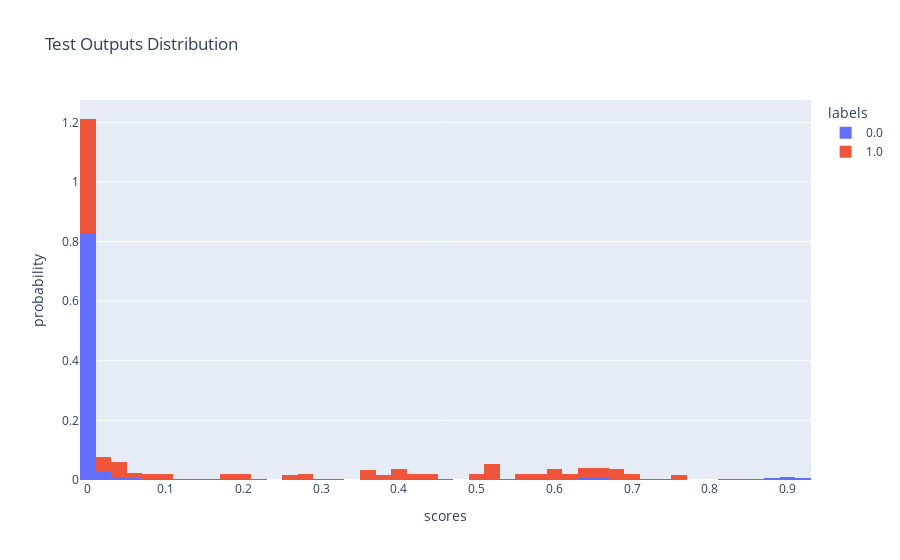

Notebook cell for this chart:
### Code cell
import plotly.express as px
df = pd.DataFrame(
    {
        "scores": test_probs_calibrated,
        "labels": test_labels
    }
)
px.histogram(df, x="scores", color="labels", barmode="stack", histnorm="probability", title="Test Outputs Distribution")

### Figure 1 — Plotly figure (JSON) as saved in the notebook; plotly's stock layout.template omitted (floating-point values rounded to 4 significant figures; data arrays with more than 128 entries replaced by an {"elided": "..."} marker saying what was removed)
{"data": [{"alignmentgroup": "True", "bingroup": "x", "histnorm": "probability", "hovertemplate": "labels=0.0<br>scores=%{x}<br>probability=%{y}<extra></extra>", "legendgroup": "0.0", "marker": {"color": "#636efa", "pattern": {"shape": ""}}, "name": "0.0", "offsetgroup": "0.0", "orientation": "v", "showlegend": true, "type": "histogram", "x": {"elided": "10919 float values"}, "xaxis": "x", "yaxis": "y"}, {"alignmentgroup": "True", "bingroup": "x", "histnorm": "probability", "hovertemplate": "labels=1.0<br>scores=%{x}<br>probability=%{y}<extra></extra>", "legendgroup": "1.0", "marker": {"color": "#EF553B", "pattern": {"shape": ""}}, "name": "1.0", "offsetgroup": "1.0", "orientation": "v", "showlegend": true, "type": "histogram", "x": [0.1786, 0.5281, 0.2784, 0.6326, 0.6791, 0.6999, 0.3971, 0.6591, 0.6384, 0.5292, 0.4029, 0.6648, 0.7615, 0.434, 0.01159, 0.03514, 0.5904, 0.4197, 0.01199, 0.01264, 0.3618, 0.0892, 0.3781, 0.49, 0.06551, 0.007168, 0.04256, 0.2681, 0.1065, 0.008017, 0.003396, 0.03474, 0.194, 0.3647, 0.5885, 0.6124, 0.5987, 0.5127, 0.5644, 0.6831, 0.000195, 0.0006142, 0.0002426, 0.0002433, 1.568e-05, 1.444e-05, 1.633e-05, 6.2e-05, 1.37e-05, 1.289e-05, 2.06e-05, 9.16e-05, 1.341e-05, 1.273e-05, 1.703e-05, 6.053e-05, 1.339e-05, 1.333e-05, 1.793e-05, 0.0001334], "xaxis": "x", "yaxis": "y"}], "layout": {"barmode": "stack", "legend": {"title": {"text": "labels"}, "tracegroupgap": 0}, "title": {"text": "Test Outputs Distribution"}, "xaxis": {"anchor": "y", "domain": [0, 1], "title": {"text": "scores"}}, "yaxis": {"anchor": "x", "domain": [0, 1], "title": {"text": "probability"}}}}
